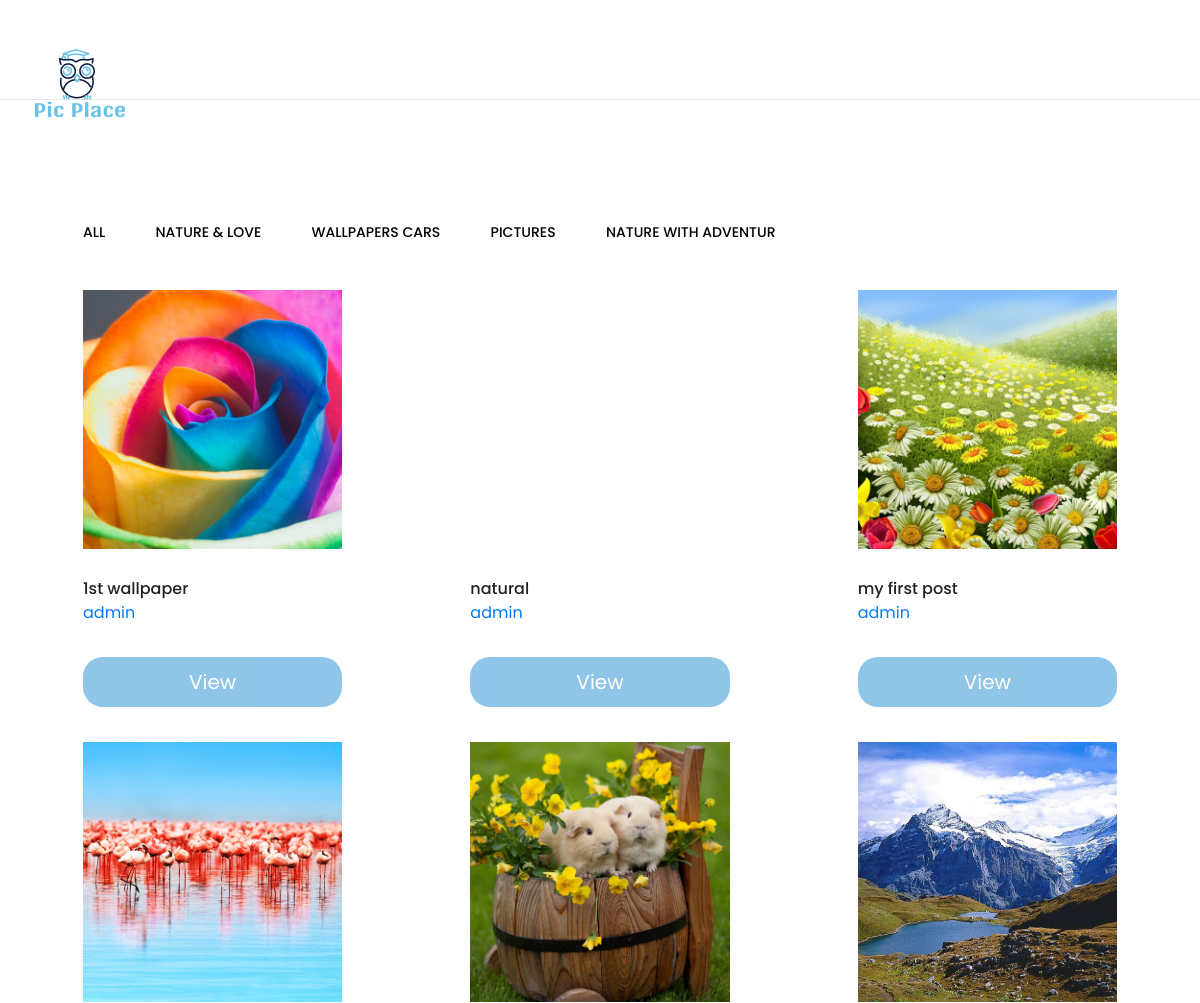
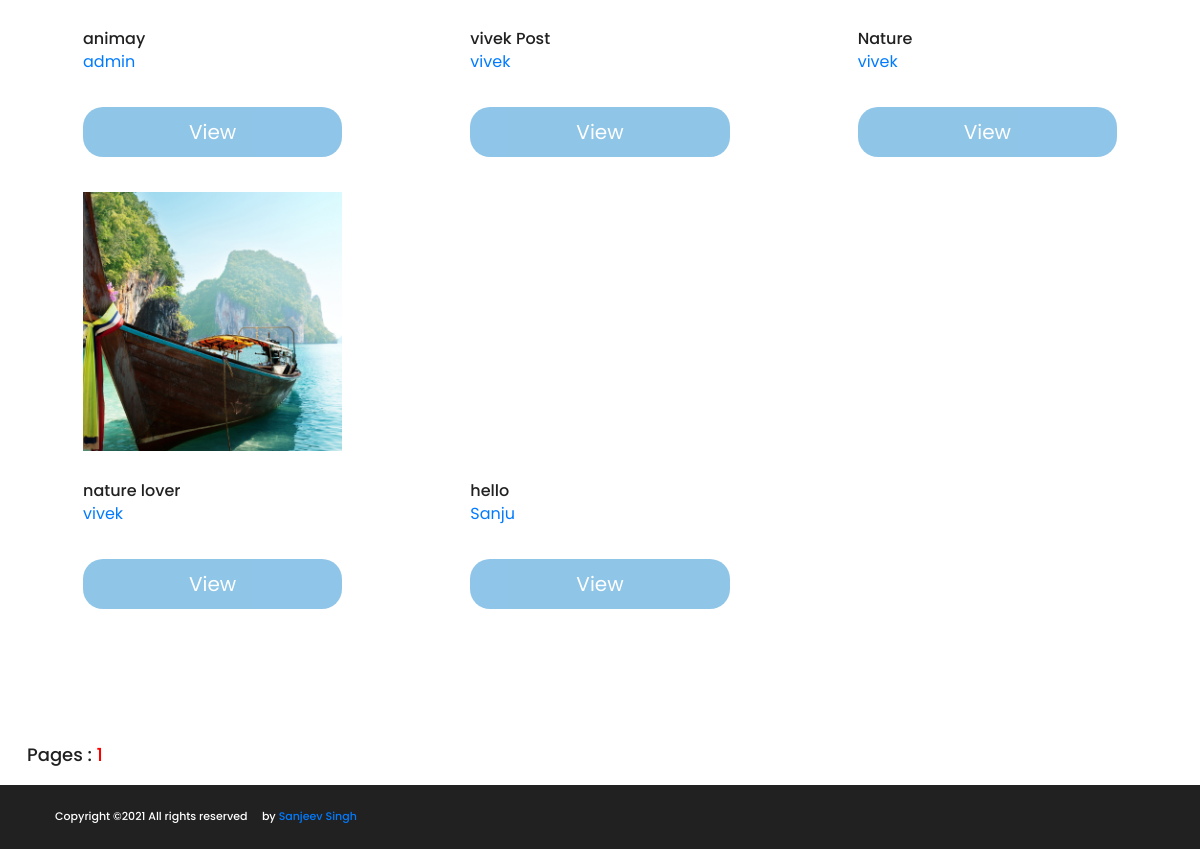
Page /imageapp/home/ on the committed database (2 pictures, top to bottom).
### imageapp/models.py (models this page shows, shortened)
class Catagory(models.Model):
	des = models.TextField()
	title = models.CharField(max_length=20)

class PostImage(models.Model):
	descriptions = models.CharField(max_length=200)
	catagory = models.ForeignKey(to=Catagory,on_delete = models.CASCADE)
	uploaded_by = models.ForeignKey(to=User,on_delete=models.CASCADE,null=True, blank=True)
	image = models.ImageField(upload_to='images//')
	cr_date = models.DateTimeField(auto_now_add=True)

### imageapp/views.py (the view)
# urls.py: path('home/', views.home),
def home(request):
	cat     = Catagory.objects.all()
	image   = PostImage.objects.all()
	t_page = float(len(image))/9
	imagess    = image[:9]
	if t_page >float(int(t_page)):
		t_page = (t_page)+1
	total_page = []
	t_page = int(t_page)
	t_page = t_page + 1
	for i in range(1,t_page):
		total_page.append(i)
	pag = 1
	data = {'imagess':imagess,'cat':cat,'total_page':total_page,'pag':pag}
	return render(request,'home.html',data)

### templates/home.html (shortened to what this page needs)
<!DOCTYPE html>
{% extends 'base.html' %}
{% load static %}
{% block content %}
<div class="portfolio-2-section">
    <ul class="portfolio-filter pf-2 controls">
      <li class="control" data-filter="all"><a style="color: black;" href="/imageapp/home/">All</a></li>
      {% for c in cat  %}
      <li class="control" data-filter=".nature"><a style="color: black;" href="../catagory/{{c.pk}}">{{c.title}}</a></li>
      {% endfor %}
    </ul>
    <div class="portfolio-warp">
      <div class="row portfolio-gallery m-0">
        {% for im in imagess %}
        <div class="mix col-lg-4 col-sm-6 p-0 nature">
          <div class="portfolio-box">
            <div id="st" class="portfolio-item set-bg" data-setbg="/media/{{im.image}}"></div>
            <h6>{{im.descriptions}}</h6>
            <p><a href="/imageapp/viewprofile/{{im.uploaded_by.id}}">{{im.uploaded_by}}</a></p>
            <a href="/imageapp/viewpost/{{im.pk}}" class="btn btn-primary" >View</a>
          </div>
        </div>
        {% endfor %}
      </div>
    </div>
  </div>
  <div style="padding-bottom:20px;" class="container">
    <h5 style="text-align-last: left;">Pages :
    {% for page in total_page %}
      {% if page == pag %}
        <a style="color:red;" href="/imageapp/page/{{page}}">{{page}}</a>
      {% else %}
         <a href="/imageapp/page/{{page}}">{{page}}</a>
      {% endif %}
    {% endfor %}
    </h5>
  </div>
  {% endblock %}

### templates/base.html (shortened to what this page needs)
<!DOCTYPE html>
<html lang="en">
{% load static %}
<head>
	<link rel="stylesheet" href="/static/css/bootstrap.min.css"/>
	<link rel="stylesheet" href="/static/css/font-awesome.min.css"/>
	<link rel="stylesheet" href="/static/css/magnific-popup.css"/>
	<link rel="stylesheet" href="/static/css/slicknav.min.css"/>
	<link rel="stylesheet" href="/static/css/owl.carousel.min.css"/>
	<link rel="stylesheet" href="/static/css/style.css"/>
	<link rel="stylesheet" href="/static/css/signincss.css">
</head>
<body>
	<header id = "hd" class="header-section hs-bd">
		<a  href="/" class="site-logo"><img id="ic" src="/media/need/logo.png" alt="logo"></a>
		<div class="header-controls">
			<button class="nav-switch-btn"><i class="fa fa-bars"></i></button>
			<button class="search-btn"><i class="fa fa-search"></i></button>
		</div>
	</header>
{% block content %}
{% endblock %}
	<footer class="footer-section">
		<div class="container-fluid">
			<div class="row">
				<div class="col-md-6 order-1 order-md-2">
					<div class="footer-social-links">
						<a href=""><i class="fa fa-facebook"></i></a>
						<a href="http://www.linkedin.com/in/sanjeevsingh27"><i class="fa fa-linkedin"></i></a>
					</div>
				</div>
				<div class="col-md-6 order-2 order-md-1">
					<div class="copyright">
Copyright &copy;<script>document.write(new Date().getFullYear());</script> All rights reserved <i class="fa fa-heart-o" aria-hidden="true"></i> by <a href="#" target="_blank">Sanjeev Singh</a>
				</div>
				</div>
			</div>
		</div>
	</footer>
	</body>
</html>

### static/css/style.css (style rules this page uses)
html, body { height: 100%; font-family: "Poppins", sans-serif; -webkit-font-smoothing: antialiased; font-smoothing: antialiased; }
h1, h2, h3, h4, h5, h6 { margin: 0; color: #212121; font-weight: 500; }
h5 { font-size: 18px; }
h6 { font-size: 16px; }
p { font-size: 16px; color: #7d7d7d; line-height: 1.8; }
img { max-width: 100%; }
ul, ol { padding: 0; margin: 0; }
.set-bg { background-repeat: no-repeat; background-size: cover; background-position: top center; }
.header-section { padding-top: 15px; padding-bottom: 27px; position: relative; z-index: 99; }
.header-section.hs-bd { clear: both; border-bottom: 1px solid #e8e8e8; }
.site-logo { display: inline-block; padding-top: 18px; padding-left: 80px; }
.header-controls { float: right; padding: 16px 25px 0 50px; }
.header-controls button { background: transparent; border: none; font-size: 19px; }
.header-controls button.nav-switch-btn { font-size: 21px; margin-right: 25px; }
.footer-section { background: #212121; padding: 19px 40px; }
.copyright { color: #fff; font-size: 11px; font-weight: 500; padding: 4px 0; }
.footer-social-links { text-align: right; }
.footer-social-links a { display: inline-block; color: #fff; font-size: 17px; margin-left: 40px; }
.portfolio-filter { list-style: none; margin-bottom: 46px; padding: 0 15px; }
.portfolio-filter li { display: inline-block; font-size: 14px; color: #212121; font-weight: 500; margin-right: 46px; text-transform: uppercase; cursor: pointer; }
.portfolio-filter li:last-child { margin-right: 0; }
.portfolio-item { min-height: 100%; display: block; }
.portfolio-2-section { padding-top: 120px; padding-bottom: 100px; }
.pf-2 { padding-left: 83px; }
.portfolio-warp { padding: 0 19px; }
.portfolio-box { margin-bottom: 35px; padding: 0 64px; }
.portfolio-box h6 { padding-top: 30px; }
.portfolio-box p { margin-bottom: 0; }
@media (min-width: 1200px) { .container { max-width: 1176px; } }
@media (max-width: 1270px) { .site-logo { padding-left: 30px; } }

### static/css/signincss.css (style rules this page uses)
.btn { width: 100%; box-sizing: border-box; padding: 10px 0; margin-top: 30px; outline: none; border:none; background-color: #60adde; opacity: 0.7; border-radius: 20px; font-size: 20px; color: #fff; }

### templates/base.html (style rules this page uses)
#ic { background-size: cover; height: 100px; width: 100px; }
#hd { height: 100px; background-color: white; }

### rows in the picture
Catagory: title "NATURE & LOVE"
Catagory: title "WALLPAPERS CARS"
Catagory: title "PICTURES"
Catagory: title "NATURE WITH ADVENTUR"
PostImage: shows a picture, descriptions "1st wallpaper", uploaded_by "admin"
PostImage: descriptions "natural", uploaded_by "admin"
PostImage: shows a picture, descriptions "my first post", uploaded_by "admin"
PostImage: shows a picture, descriptions "animay", uploaded_by "admin"
PostImage: shows a picture, descriptions "vivek Post", uploaded_by "vivek"
PostImage: shows a picture, descriptions "Nature", uploaded_by "vivek"
PostImage: shows a picture, descriptions "nature lover", uploaded_by "vivek"
PostImage: descriptions "hello", uploaded_by "Sanju"

### other values in the picture
{{ page }} "1"
